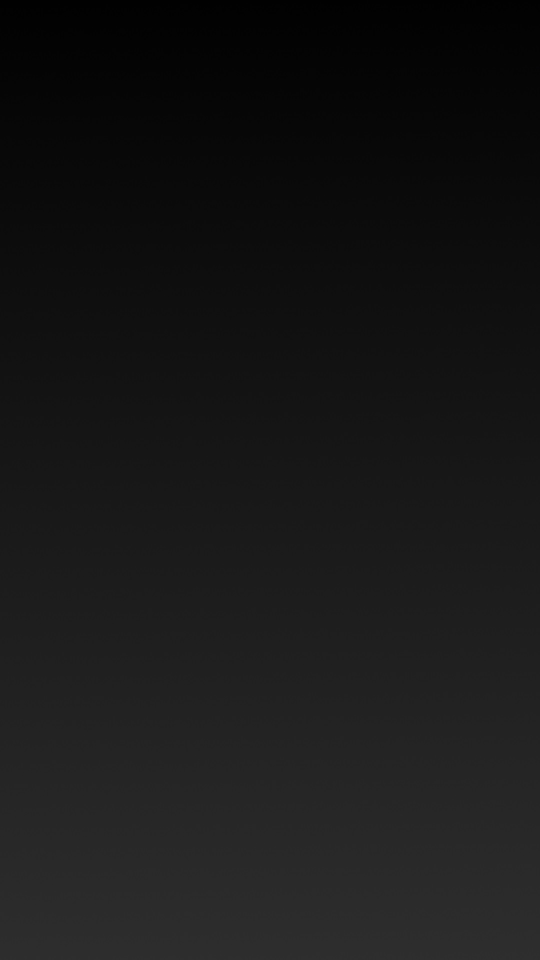
#> input picture assets/images/carbonBG.jpg, 1080 x 1920 px (shown at 1/2 size)
$ python carbon.py
#> lines starting #> are read from the running program, lines starting #| are printed output that depends on the picture
### src/custom_logger.py
import logging as log
import os

class CustomLogger(log.Logger):
    """Custom logger class to handle logging with different levels."""

    def __init__(self, name: str, level: int = log.DEBUG):
        super().__init__(name, level)

        # Set logger name with prefix
        self.name = f"INSTABOT.{name}"
        self.setLevel(level)

        # Prevent adding handlers multiple times
        if not self.hasHandlers():
            # Create formatter
            formatter = log.Formatter(
                '%(asctime)s - %(name)s - %(levelname)s - %(message)s',
                datefmt="%Y-%m-%d %H:%M:%S"
            )

            # Console handler
            ch = log.StreamHandler()
            ch.setLevel(level)
            ch.setFormatter(formatter)
            self.addHandler(ch)

            # File handler
            fh = log.FileHandler('log.log', mode='a+')
            fh.setLevel(level)
            fh.setFormatter(formatter)
            self.addHandler(fh)

### src/carbon.py
import os
import urllib.request
from io import BytesIO
from PIL import Image, ImageFont, ImageDraw
import matplotlib.pyplot as plt
from instagrapi import Client
from options import PUBLISH
from custom_logger import CustomLogger
import datetime
from dateutil.relativedelta import relativedelta
import matplotlib.dates as mdates

SESSION_FILE = "insta_session.json"
logger = CustomLogger(__name__)

def create_co2_image(data_points, dates, values, background_path, font_paths, output_path):
    """
    Génère une image Instagram Story montrant l'évolution du taux de CO2 sur 10 ans et un texte descriptif.

    Parameters:
    - data_points: dict avec les clés '10ans', '1an', '2sem', '1sem' et leurs valeurs en ppm
    - dates: liste de datetime.date pour la courbe
    - values: liste de float correspondants aux ppm
    - background_path: chemin vers l'image de fond
    - font_paths: dict avec les chemins des polices 'title' et 'text'
    - output_path: chemin de sortie pour l'image générée
    """
    # 1) Création du graphique en courbe
    fig, ax = plt.subplots(figsize=(4, 3), dpi=100, facecolor='none')
    ax.plot(dates, values, linestyle='-', color='#FFA500', linewidth=1)  # ligne plus fine sans points
    ax.set_title('CO₂ (ppm)', color='white')
    ax.tick_params(colors='white')

    # Configuration des labels des années : une année sur deux selon la parité de l'année actuelle
    current_year = datetime.date.today().year
    parity = current_year % 2  # 0 pour paire, 1 pour impaire
    start_year = dates[0].year
    end_year = dates[-1].year
    # Déterminer la première année à afficher selon la parité
    first_label_year = start_year if (start_year % 2) == parity else start_year + 1
    tick_years = list(range(first_label_year, end_year + 1, 2))
    tick_dates = [datetime.date(y, 1, 1) for y in tick_years]
    ax.set_xticks(tick_dates)
    ax.xaxis.set_major_formatter(mdates.DateFormatter('%Y'))

    # Style des axes
    ax.spines['left'].set_color('white')
    ax.spines['bottom'].set_color('white')
    ax.spines['top'].set_visible(False)
    ax.spines['right'].set_visible(False)
    ax.grid(axis='y', linestyle='--', alpha=0.4, color='white')
    ax.set_ylim(min(values) - 5, max(values) + 5)

    buf = BytesIO()
    fig.savefig(buf, format='png', transparent=True, bbox_inches='tight')
    plt.close(fig)
    buf.seek(0)

    # 2) Composition de l'image
    bg = Image.open(background_path).convert('RGBA')
    W, H = bg.size
    draw = ImageDraw.Draw(bg)

    # Chargement des polices
    try:
        font_title = ImageFont.truetype(font_paths['title'], 60)
        font_txt   = ImageFont.truetype(font_paths['text'], 40)
    except:
        font_title = ImageFont.load_default()
        font_txt   = ImageFont.load_default()

    # Titre
    title = '\n\nÉvolution du taux de CO2'
    bbox = draw.textbbox((0,0), title, font=font_title)
    w_t, h_t = bbox[2] - bbox[0], bbox[3] - bbox[1]
    draw.text(((W - w_t) / 2, 20), title, fill='white', font=font_title)

    # Texte descriptif
    description = (
        "\n\n\n\n\n\n\n\n\n\n\n\n\n\n\n\n\n\n\n\n"
        "Le taux de CO2 dans l'atmosphère :\n\n\n\n\n\n"
        f"La semaine dernière  : {data_points['1sem']:.2f} ppm\n\n\n\n"
        f"Il y a deux semaines  : {data_points['2sem']:.2f} ppm\n\n\n\n"
        f"Il y a 1 an                   : {data_points['1an']:.2f} ppm\n\n\n\n"
        f"Il y a 10 ans               : {data_points['10ans']:.2f} ppm\n\n\n\n\n\n"
        "ppm = partie par million\n\n\n\n\n\n\n\n\n\n"
    )
    lines_txt = description.splitlines()
    w0 = max(draw.textbbox((0,0), line, font=font_txt)[2] for line in lines_txt)
    x0 = (W - w0) / 2
    y_cursor = 20 + h_t + 10

    for line in lines_txt:
        _, h_line = draw.textbbox((0,0), line, font=font_txt)[2:]
        draw.text((x0, y_cursor), line, fill='white', font=font_txt)
        y_cursor += h_line + 5

    # Collage du graphique
    chart = Image.open(buf).convert('RGBA')
    try:
        resample_filter = Image.Resampling.LANCZOS
    except AttributeError:
        resample_filter = getattr(Image, 'LANCZOS', Image.BICUBIC)
    new_w = W - 80
    new_h = int(new_w * chart.height / chart.width)
    chart = chart.resize((new_w, new_h), resample=resample_filter)
    bg.paste(chart, ((W - new_w) // 2, int(y_cursor + 10)), chart)

    # Sauvegarde
    os.makedirs(os.path.dirname(output_path), exist_ok=True)
    bg.save(output_path)
    return output_path

if __name__ == '__main__':
    # --- 1) Récupération des données CO₂ ---
    url = 'https://www.esrl.noaa.gov/gmd/webdata/ccgg/trends/co2/co2_weekly_mlo.txt'
    urllib.request.urlretrieve(url, 'co2.txt')
#> (this line was passed over: the network is not available in this run)

    # Lecture et parsing
    with open('co2.txt') as f:
#> (reads src/co2.txt from the repository)
        lines = f.read().splitlines()

    data = []
    for line in lines:
        if line.startswith('#'):
            continue
        parts = line.split()
        try:
            year, mon, day = map(int, parts[:3])
            ppm = float(parts[4])
        except:
            continue
        if ppm < 0:
            continue
        date = datetime.date(year, mon, day)
        data.append((date, ppm))

    # Filtrer les 10 dernières années
    today = datetime.date.today()
    ten_years_ago = today - relativedelta(years=10)
    filtered = [(d, v) for d, v in data if d >= ten_years_ago]
    dates, values = zip(*filtered)

    # Points clés pour le texte
    last = lines[-1].split()
    prev = lines[-2].split()
    data_points = {
        '1sem': float(last[4]),
        '2sem': float(prev[4]),
        '1an':  float(last[6]),
        '10ans': float(last[7])
    }

    # --- Génération et publication ---
    out_path = create_co2_image(
        data_points,
        dates,
        values,
        background_path='../assets/images/carbonBG.jpg',
        font_paths={
            'title': '../assets/fonts/Arial.ttf',
            'text': '../assets/fonts/Arial.ttf'
        },
        output_path='../Image/carbon_story.png'
    )
#> in create_co2_image, `bbox = draw.textbbox((0,0), title, font=font_title)`: bbox = (0, 0, 768, 177)
#> in create_co2_image, `w_t, h_t = bbox[2] - bbox[0], bbox[3] - bbox[1]`: w_t = 768; h_t = 177
#> in create_co2_image, `w0 = max(draw.textbbox((0,0), line, font=font_txt)[2] for line in line..`: w0 = 718
#> in create_co2_image, `x0 = (W - w0) / 2`: x0 = 181
#> in create_co2_image, `y_cursor = 20 + h_t + 10`: y_cursor = 207
#> the loop in create_co2_image, `for line in lines_txt:` made 54 passes
#> (h_line, y_cursor) on passes 1 to 12: (0, 212), (0, 217), (0, 222), (0, 227), (0, 232), (0, 237), (0, 242), (0, 247), (0, 252), (0, 257), (0, 262), (0, 267)
#> after the loop in create_co2_image, `for line in lines_txt:`: y_cursor = 753
#> in create_co2_image, `chart = Image.open(buf).convert('RGBA')`:
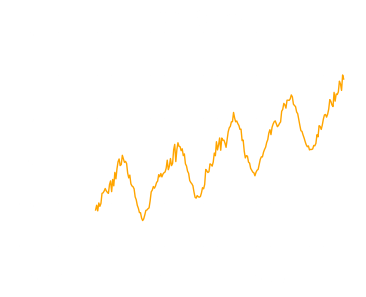
#> chart: PIL image 366x297 RGBA; mean R, G, B, A 255, 253.1, 249.6, 8.6; transparent parts drawn white
#> in create_co2_image, `bg.paste(chart, ((W - new_w) // 2, int(y_cursor + 10)), chart)`:
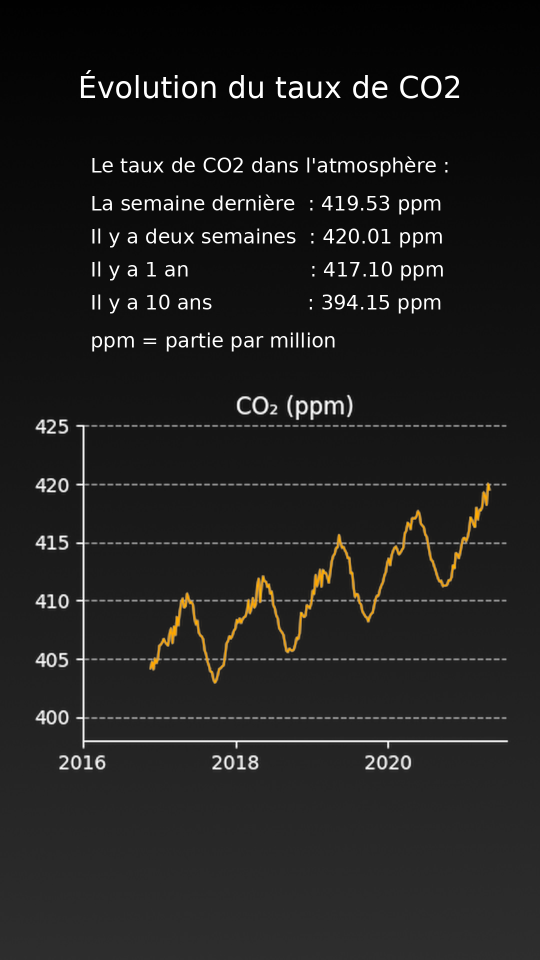
#> bg: PIL image 1080x1920 RGBA (shown at 1/2 size); mean R, G, B, A 30.6, 30.2, 29.3, 253.8; transparent parts drawn white
    print(f"Image enregistrée : {out_path}")

    if PUBLISH:
#> (the run stopped early here; a loop or call above may not have finished)
